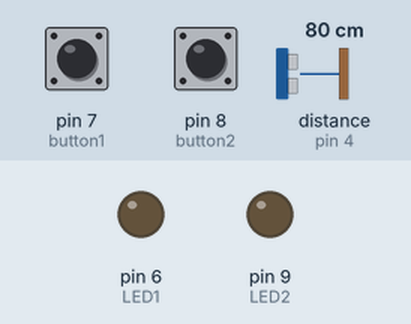
A sketch run on a simulated Arduino Leonardo, built with avr-gcc and run on an emulated ATmega32U4. Shown: output pins drawn as LEDs (lit = HIGH). Wiring (inferred from the names in the program): ultrasonic range finder: trigger pin 3; echo pin 4. The inputs (shaded band) are chosen by the test bench; at power-on: pin 7 (button1) LOW, pin 8 (button2) LOW, distance to the obstacle (sensor on pin 4) 80 cm. The echo pulse lasts 58.3 µs per cm; USB keyboard and mouse output is not drawn; pins used as bus, display or sensor lines are not drawn; what the sketch prints to the serial monitor is not drawn.

Above: at 1.2 s.
1.3 s: pin 7 (button1) pulled HIGH for 0.15 s
At 1.9 s:
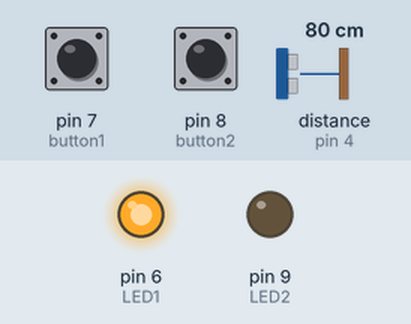
2.9 s: pin 7 (button1) pulled HIGH for 1 s
At 4.6 s:
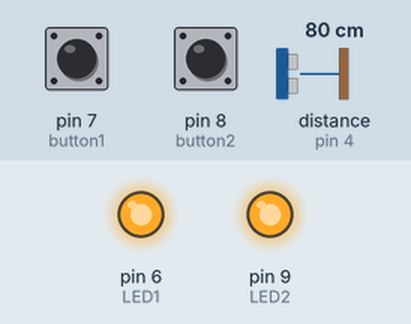
5.4 s: pin 7 (button1) pulled HIGH for 3.2 s
At 9.2 s:
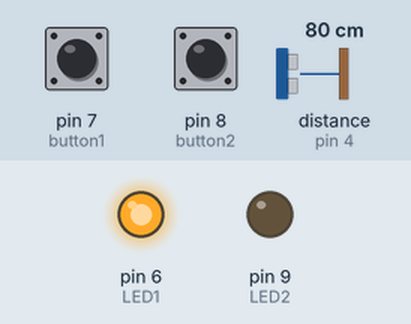
10.1 s: pin 8 (button2) pulled HIGH for 0.15 s
At 11.3 s:
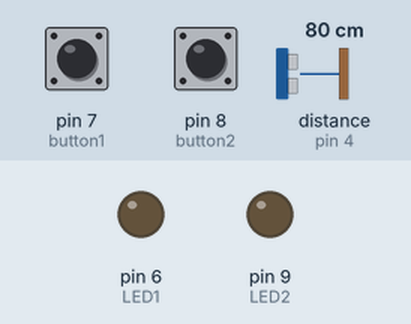
Timing chart, 0 to 13.1 s (numbered marks = the images above; inputs shaded):
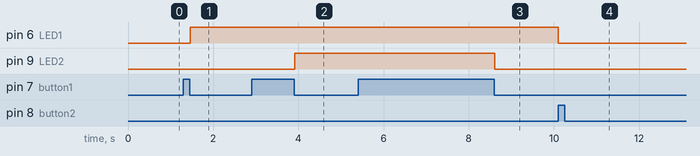

Measured:
- after the input at 1.3 s, pin 6 (LED1): LOW → HIGH after 0.16 s
- after the input at 2.9 s, pin 9 (LED2): LOW → HIGH after 1.0 s
- after the input at 5.4 s, pin 9 (LED2): HIGH → LOW after 3.2 s
- after the input at 10.1 s, pin 6 (LED1): HIGH → LOW at once

The sketch:

MonitorControl_with_UltraSonic.ino
```cpp
#include <Keyboard.h>

const int trigPin = 3;
const int echoPin = 4;
const int button1 = 7;
const int button2 = 8;
const int LED1 = 6;
const int LED2 = 9;

float duration, distance;
int input_data;
int cnt = 0;
int state = 0;

void setup() {
  pinMode(trigPin, OUTPUT);
  pinMode(echoPin, INPUT);
  pinMode(button1, INPUT);
  pinMode(button2, INPUT);
  pinMode(LED1, OUTPUT);
  pinMode(LED2, OUTPUT);
  Serial.begin(9600);
  Keyboard.begin();
}

void loop() {
  digitalWrite(trigPin, LOW);
  delayMicroseconds(2);
  digitalWrite(trigPin, HIGH);
  delayMicroseconds(10);
  digitalWrite(trigPin, LOW);

  duration = pulseIn(echoPin, HIGH);
  distance = (duration * .0343) / 2;
  Serial.print("Distance: ");
  Serial.println(distance);

  if (digitalRead(button2) == HIGH) {
    cnt = 0;
    digitalWrite(LED1, LOW);
    digitalWrite(LED2, LOW);
  }

  if (digitalRead(button1) == HIGH) {
    if (state == 0) {
      delay(10);
      state = 1;
    }
  }

  if (digitalRead(button1) == LOW) {
    if (state == 1) {
      cnt++;
      delay(10);
      state = 0;
    }
  }

  if (cnt % 2 == 1) {
    digitalWrite(LED1, HIGH);
    digitalWrite(LED2, LOW);
    Serial.print("cnt: ");
    Serial.println(cnt);
  }

  if (cnt != 0 && cnt % 2 == 0) {
    digitalWrite(LED1, HIGH);
    digitalWrite(LED2, HIGH);
    Serial.print("cnt: ");
    Serial.println(cnt);
  }

  while (Serial.available()) {
    char c = Serial.read();
    if (c == '1') {
      if (distance > 0 && distance < 10) {
        if (cnt == 0) {
          Serial.print("window cnt: ");
          Serial.println(cnt);
          Serial.println(input_data);
          delay(100);
          Keyboard.press(0x83);  // left window
          delay(50);
          Keyboard.press('d');
          delay(500);
          Keyboard.releaseAll();
          delay(500);
        }

        if (cnt % 2 == 1) {
          Serial.print("altTap cnt: ");
          Serial.println(cnt);
          Keyboard.press(0x82);  // left alt
          delay(50);
          Keyboard.press(0xB3);  // Tap
          delay(50);
          Keyboard.releaseAll();
          delay(500);
        }

        if (cnt != 0 && cnt % 2 == 0) {
          Serial.print("Tapwindow cnt: ");
          Serial.println(cnt);
          Keyboard.press(0x83);  // left window
          delay(50);
          Keyboard.press('x');
          delay(50);
          Keyboard.releaseAll();
          delay(10);
          Keyboard.press('u');
          delay(10);
          Keyboard.release('u');
          delay(10);
          Keyboard.press('u');
          delay(500);
          Keyboard.releaseAll();
          delay(500);
        }
      }
    }
    else {
      return;
    }
  }
}
```
